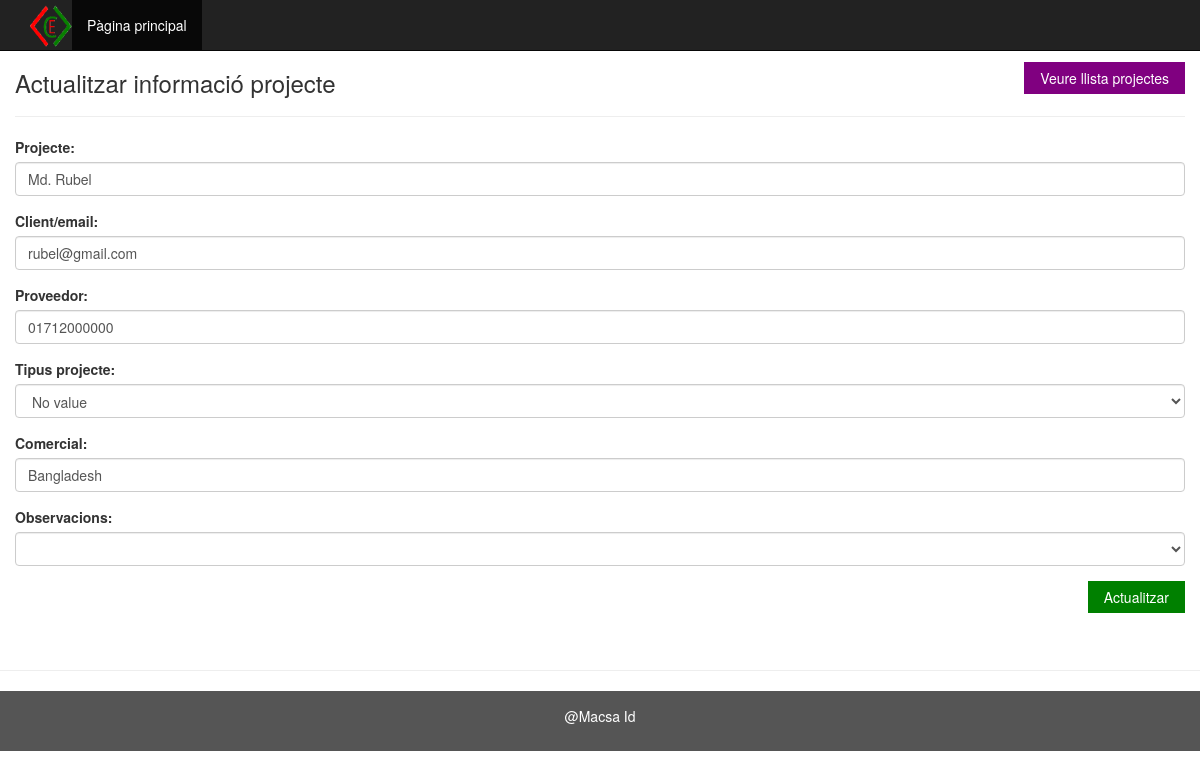
/update-student-info.php?id=15, run on the app's committed database.
### tables this page shows
CREATE TABLE `students` (
  `student_id` int(11) NOT NULL,
  `student_name` varchar(100) NOT NULL,
  `email_address` varchar(100) NOT NULL,
  `contact` varchar(30) NOT NULL,
  `gender` varchar(15) NOT NULL,
  `country` varchar(50) NOT NULL,
  `datetime` datetime NOT NULL DEFAULT CURRENT_TIMESTAMP
);

### class/student.php (called while the page is built, shortened)
<?php
class Student
{
    private $conn;
    function __construct() {
    $servername = "localhost";
    $dbname = "github";
    $username = "root";
    $password = "";
    $conn = new mysqli($servername, $username, $password, $dbname);
      if ($conn->connect_error) {
        die("Connection failed: " . $conn->connect_error);
       }else{
        $this->conn=$conn;
       }
    }
    public function view_student_by_student_id($id){
       if(isset($id)){
       $student_id= mysqli_real_escape_string($this->conn,trim($id));
       $sql="Select * from students where student_id='$student_id'";
       $result=  $this->conn->query($sql);
        return $result->fetch_assoc();
       }
    }
}
?>

### update-student-info.php (the view, shortened to what this page needs)
<?php
include 'header.php';
if (isset($_GET['id'])) {
    $student_info = $student_obj->view_student_by_student_id($_GET['id']);
} else {
    header('Location: index.php');
}
?>
<div class="container " >
    <div class="row content">
        <a href="index.php"  class="button button-purple mt-12 pull-right">Veure llista projectes</a>
        <h3>Actualitzar informació projecte</h3>
        <hr/>
        <form method="post" action="">
            <div class="form-group">
                <label for="student_name">Projecte:</label>
                <input type="text" name="student_name" value="<?php if (isset($student_info['student_name'])) {
                   echo $student_info['student_name'];
        } ?>" id="student_name" class="form-control" required maxlength="50">
            </div>
            <div class="form-group">
                <label for="email_address">Client/email:</label>
                <input type="email" class="form-control" value="<?php if (isset($student_info['email_address'])) {
            echo $student_info['email_address'];
        } ?>" name="email_address" id="email_address" required maxlength="50">
            </div>
            <div class="form-group">
                <label for="contact">Proveedor:</label>
                <input type="text" class="form-control" value="<?php if (isset($student_info['contact'])) {
            echo $student_info['contact'];
        } ?>" name="contact" id="contact"  maxlength="50">
            </div>
            <div class="form-group">
                <label for="gender">Tipus projecte:</label>
                <select class="form-control" name="gender" id="gender">
                    <option value="">No value</option>
                </select>
            </div>
            <div class="form-group">
                <label for="country">Comercial:</label>
                <input type="text" name="country" value="<?php if (isset($student_info['country'])) {
            echo $student_info['country'];
        } ?>" id="country" class="form-control"  maxlength="50">
            </div>
			<div class="form-group">
                <label for="observacions">Observacions:</label>
                <select class="form-control" name="observacions" id="observacions">
                    <option value=""></option>
					<option value="Visio">Visio</option>
                </select>
            </div>
            <input type="submit" class="button button-green  pull-right" name="update_student" value="Actualitzar"/>
        </form>
    </div>
</div>
<hr/>
<?php
include 'footer.php';
?>

### assets/style.css (style rules this page uses)
body { padding-top: 50px; }
.row.content { min-height:600px }
.button { border: none; color: white; padding: 6px 16px; text-align: center; text-decoration: none; display: inline-block; font-size: 14px; cursor: pointer; }
.button-green { background-color: #008000; }
.button-purple { background-color: purple; }
.mt-12 { margin-top: 12px; }

### data on the page
students: student_name "Md. Rubel", email_address "rubel@gmail.com", contact "01712000000", country "Bangladesh"
